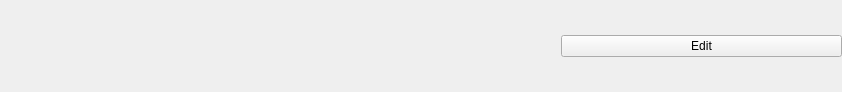
<?xml version="1.0" encoding="UTF-8"?>
<ui version="4.0">
 <class>DeckBar</class>
 <widget class="QWidget" name="DeckBar">
  <property name="geometry">
   <rect>
    <x>0</x>
    <y>0</y>
    <width>842</width>
    <height>92</height>
   </rect>
  </property>
  <property name="windowTitle">
   <string>Form</string>
  </property>
  <layout class="QGridLayout" name="gridLayout">
   <property name="leftMargin">
    <number>0</number>
   </property>
   <property name="topMargin">
    <number>0</number>
   </property>
   <property name="rightMargin">
    <number>0</number>
   </property>
   <property name="bottomMargin">
    <number>0</number>
   </property>
   <item row="0" column="0">
    <widget class="QWidget" name="widget" native="true">
     <layout class="QHBoxLayout" name="horizontalLayout_2">
      <property name="spacing">
       <number>0</number>
      </property>
      <property name="leftMargin">
       <number>0</number>
      </property>
      <property name="topMargin">
       <number>0</number>
      </property>
      <property name="rightMargin">
       <number>0</number>
      </property>
      <property name="bottomMargin">
       <number>0</number>
      </property>
      <item>
       <widget class="QWidget" name="leftWidget" native="true"/>
      </item>
      <item>
       <widget class="QWidget" name="midWidget" native="true">
        <layout class="QHBoxLayout" name="horizontalLayout_3"/>
       </widget>
      </item>
      <item>
       <widget class="QWidget" name="rightWidget" native="true">
        <layout class="QHBoxLayout" name="horizontalLayout">
         <property name="spacing">
          <number>0</number>
         </property>
         <property name="leftMargin">
          <number>0</number>
         </property>
         <property name="topMargin">
          <number>0</number>
         </property>
         <property name="rightMargin">
          <number>0</number>
         </property>
         <property name="bottomMargin">
          <number>0</number>
         </property>
         <item>
          <widget class="QPushButton" name="editBtn">
           <property name="text">
            <string>Edit</string>
           </property>
          </widget>
         </item>
        </layout>
       </widget>
      </item>
     </layout>
    </widget>
   </item>
  </layout>
 </widget>
 <resources/>
 <connections/>
</ui>
